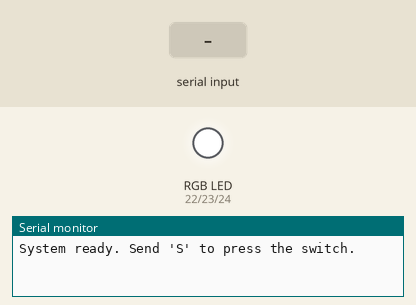
Simulated run of this sketch. Board: Arduino Mega 2560, built with avr-gcc and run on an emulated ATmega2560. Parts: an RGB LED mixed from three pins (HIGH = lit), the last lines printed to the serial monitor. Inputs (shaded band) come from the test bench.

Above: at 1.2 s.
1.3 s: "S" received over Serial
At 2.5 s:
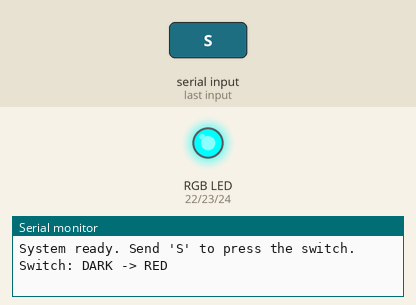
2.8 s: "s" received over Serial
At 3.8 s:
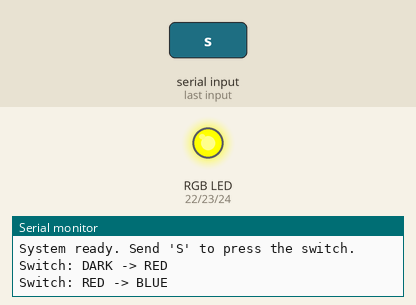
4.3 s: "S" received over Serial
At 4.9 s:
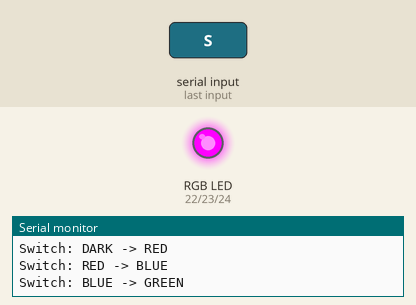
Timing chart, 0 to 17.7 s (numbered marks = the images above; inputs shaded):
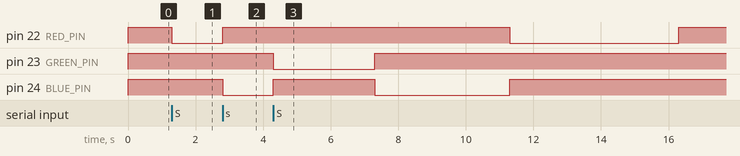

Measured:
- after the input at 1.3 s, pin 22 (RED_PIN): HIGH → LOW at once
- after the input at 2.8 s, pin 22 (RED_PIN): LOW → HIGH at once; pin 24 (BLUE_PIN): HIGH → LOW at once
- after the input at 4.3 s, pin 23 (GREEN_PIN): HIGH → LOW at once, → HIGH 3.0 s later; pin 24 (BLUE_PIN): LOW → HIGH after 0.00 s instead of 2.5 s

The sketch:

StateMachine_Serial.ino
```cpp
// State Definitions
// Using simple numbers to represent the system states.
#define STATE_DARK  0
#define STATE_RED   1
#define STATE_BLUE  2
#define STATE_GREEN 3

// LED Pin Definitions
// Physical pins for the built-in RGB LED on the Nano 33 BLE Sense.
const int RED_PIN = 22;
const int GREEN_PIN = 23;
const int BLUE_PIN = 24;

// Variable to hold the current state, starting with DARK (0).
int currentState = STATE_DARK;

// Variable to store the last time a state with a timer was entered.
unsigned long stateEnterTime = 0;

void setup() {
  // Initialize serial communication at 115200 baud for the soft switch and debugging.
  Serial.begin(115200);

  // Set the LED pins as outputs.
  pinMode(RED_PIN, OUTPUT);
  pinMode(GREEN_PIN, OUTPUT);
  pinMode(BLUE_PIN, OUTPUT);

  // Start in the DARK state.
  setLedColor(STATE_DARK);
  Serial.println("System ready. Send 'S' to press the switch.");
}

void loop() {
  // Part 1: Check for the Switch Press ('S' key as a Serian Input)
  // This block checks if there is any data available to read from the serial port
  if (Serial.available() > 0) {
    char input = Serial.read();   // Read the incoming character.
    // Check if the input character is 'S' or 's' to trigger the switch.
    if (input == 'S' || input == 's') {
      // Use a switch statement to determine the next state based on the current state.
      switch (currentState) {

        // CASE: The system is currently in the DARK state.
        case STATE_DARK:
          Serial.println("Switch: DARK -> RED");
          // Transition to the RED state upon switch press.
          currentState = STATE_RED;
          break;

        // CASE: The system is currently in the RED state.
        case STATE_RED:
          Serial.println("Switch: RED -> BLUE");
          // Transition to the BLUE state upon switch press.
          currentState = STATE_BLUE;
          break;

        // CASE: The system is currently in the BLUE state.
        case STATE_BLUE:
          Serial.println("Switch: BLUE -> GREEN");
          // Transition to the GREEN state upon switch press.
          currentState = STATE_GREEN;
          break;

        // CASE: The system is currently in the GREEN state.
        case STATE_GREEN:
          Serial.println("Switch: GREEN -> DARK");
          // Transition back to the DARK state upon switch press, completing the cycle.
          currentState = STATE_DARK;
          break;
      }
      // Every time the state changes, update the LED and reset our timer.
      setLedColor(currentState);
      stateEnterTime = millis();
    }
  }

  // Part 2: Check for Timeouts
  // This part runs continuously, checking if enough time has passed.
  switch (currentState) {
    // CASE: The system is currently in the RED state.
    case STATE_RED:
      // Check if 5000ms (5 seconds) have passed since entering this RED state.
      if (millis() - stateEnterTime >= 5000) {
        Serial.println("Timeout: RED -> DARK");
        // If the timeout is reached, transition back to the DARK state.
        currentState = STATE_DARK;
        setLedColor(currentState);
        stateEnterTime = millis(); // Reset timer for the new state.
      }
      break;

    // CASE: The system is currently in the BLUE state.
    case STATE_BLUE:
      // Check if 4000ms (4 seconds) have passed since entering this BLUE state.
      if (millis() - stateEnterTime >= 4000) {
        Serial.println("Timeout: BLUE -> RED");
        // If the timeout is reached, transition back to the RED state.
        currentState = STATE_RED;
        setLedColor(currentState);
        stateEnterTime = millis(); // Reset timer for the new state.
      }
      break;

    // CASE: The system is currently in the GREEN state.
    case STATE_GREEN:
      // Check if 3000ms (3 seconds) have passed since entering this GREEN state.
      if (millis() - stateEnterTime >= 3000) {
        Serial.println("Timeout: GREEN -> BLUE");
        // If the timeout is reached, transition back to the BLUE state.
        currentState = STATE_BLUE;
        setLedColor(currentState);
        stateEnterTime = millis(); // Reset timer for the new state.
      }
      break;
  }
}

// This function sets the physical LED pins based on the current state number.
// The LED is common-anode, so LOW turns a color ON and HIGH turns if OFF.
void setLedColor(int state) {
  // Use a switch statement to apply the correct pin configuration for the desired color.
  switch (state) {

    // CASE: The desired state is DARK.
    case STATE_DARK:
      // Turn all colors OFF by setting their pins to HIGH.
      digitalWrite(RED_PIN, HIGH);
      digitalWrite(GREEN_PIN, HIGH);
      digitalWrite(BLUE_PIN, HIGH);
      break;

    // CASE: The desired state is RED.
    case STATE_RED:
      // Turn the RED color ON (LOW) and the others OFF (HIGH).
      digitalWrite(RED_PIN, LOW);
      digitalWrite(GREEN_PIN, HIGH);
      digitalWrite(BLUE_PIN, HIGH);
      break;

    // CASE: The desired state is BLUE.
    case STATE_BLUE:
      // Turn the BLUE color ON (LOW) and the others OFF (HIGH).
      digitalWrite(RED_PIN, HIGH);
      digitalWrite(GREEN_PIN, HIGH);
      digitalWrite(BLUE_PIN, LOW);
      break;

    // CASE: The desired state is GREEN.
    case STATE_GREEN:
      // Turn the GREEN color ON (LOW) and the others OFF (HIGH).
      digitalWrite(RED_PIN, HIGH);
      digitalWrite(GREEN_PIN, LOW);
      digitalWrite(BLUE_PIN, HIGH);
      break;
  }
}
```
